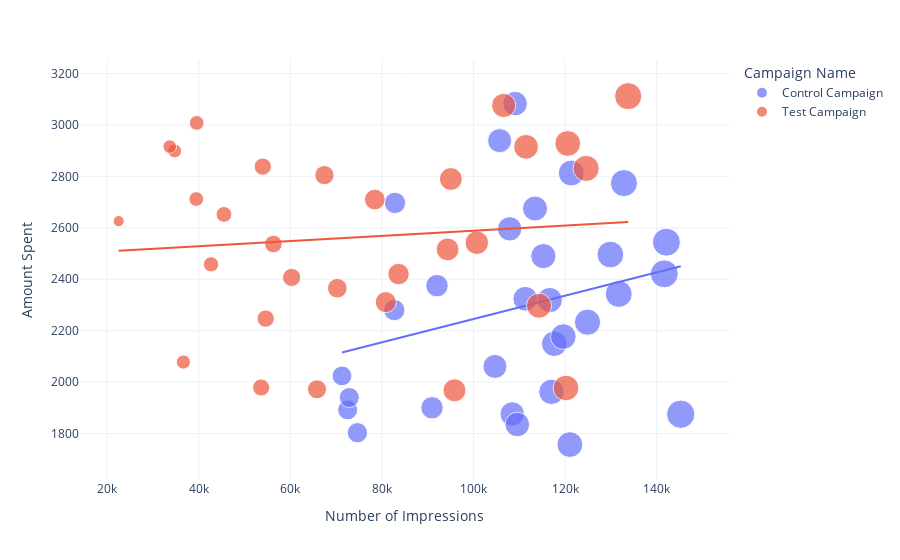

Notebook code for this chart:
### Markdown cell above
### Amount vs Number of Impressions

### Code cell
figure = px.scatter(data_frame = ab_data, 
                    x="Number of Impressions",
                    y="Amount Spent", 
                    size="Number of Impressions", 
                    color= "Campaign Name", 
                    trendline="ols")

figure.show()

### Figure 1 — Plotly figure (JSON) as saved in the notebook; plotly's stock layout.template omitted (floating-point values rounded to 4 significant figures)
{"data": [{"hovertemplate": "Campaign Name=Control Campaign<br>Number of Impressions=%{marker.size}<br>Amount Spent=%{y}<extra></extra>", "legendgroup": "Control Campaign", "marker": {"color": "#636efa", "size": [82702, 117624, 115247, 116639, 82847, 145248, 132845, 71274, 119612, 108452, 107890, 121040, 113430, 74654, 105705, 129880, 72515, 117006, 124897, 104678, 141654, 92029, 131711, 111306, 72878, 109600.0, 109076, 142123, 90939, 121332], "sizemode": "area", "sizeref": 363.1, "symbol": "circle"}, "mode": "markers", "name": "Control Campaign", "orientation": "v", "showlegend": true, "type": "scatter", "x": [82702, 117624, 115247, 116639, 82847, 145248, 132845, 71274, 119612, 108452, 107890, 121040, 113430, 74654, 105705, 129880, 72515, 117006, 124897, 104678, 141654, 92029, 131711, 111306, 72878, 109600.0, 109076, 142123, 90939, 121332], "xaxis": "x", "y": [2280, 2149, 2490, 2319, 2697, 1875, 2774, 2024, 2177, 1876, 2596, 1757, 2675, 1803, 2939, 2496, 1892, 1962, 2233, 2061, 2421, 2375, 2343, 2324, 1940, 1835, 3083, 2544, 1900, 2813], "yaxis": "y"}, {"hovertemplate": "<b>OLS trendline</b><br>Amount Spent = 0.00453629 * Number of Impressions + 1791.44<br>R<sup>2</sup>=0.069265<br><br>Campaign Name=Control Campaign<br>Number of Impressions=%{x}<br>Amount Spent=%{y} <b>(trend)</b><extra></extra>", "legendgroup": "Control Campaign", "marker": {"color": "#636efa", "symbol": "circle"}, "mode": "lines", "name": "Control Campaign", "showlegend": false, "type": "scatter", "x": [71274, 72515, 72878, 74654, 82702, 82847, 90939, 92029, 104678, 105705, 107890, 108452, 109076, 109600.0, 111306, 113430, 115247, 116639, 117006, 117624, 119612, 121040, 121332, 124897, 129880, 131711, 132845, 141654, 142123, 145248], "xaxis": "x", "y": [2115.0, 2120.0, 2122.0, 2130.0, 2167.0, 2167.0, 2204.0, 2209.0, 2266.0, 2271.0, 2281.0, 2283.0, 2286.0, 2288.0, 2296.0, 2306.0, 2314.0, 2321.0, 2322.0, 2325.0, 2334.0, 2341.0, 2342.0, 2358.0, 2381.0, 2389.0, 2394.0, 2434.0, 2436.0, 2450.0], "yaxis": "y"}, {"hovertemplate": "Campaign Name=Test Campaign<br>Number of Impressions=%{marker.size}<br>Amount Spent=%{y}<extra></extra>", "legendgroup": "Test Campaign", "marker": {"color": "#EF553B", "size": [39550, 95054, 83633, 124591, 65827, 56304, 94338, 106584, 95843, 53632, 22521, 100719, 39470, 133771, 34752, 60286, 36650, 120576, 80841, 111469, 54627, 67444, 70263, 120203, 78451, 114295, 42684, 53986, 33669, 45511], "sizemode": "area", "sizeref": 363.1, "symbol": "circle"}, "mode": "markers", "name": "Test Campaign", "orientation": "v", "showlegend": true, "type": "scatter", "x": [39550, 95054, 83633, 124591, 65827, 56304, 94338, 106584, 95843, 53632, 22521, 100719, 39470, 133771, 34752, 60286, 36650, 120576, 80841, 111469, 54627, 67444, 70263, 120203, 78451, 114295, 42684, 53986, 33669, 45511], "xaxis": "x", "y": [3008, 2790, 2420, 2831, 1972, 2537, 2516, 3076, 1968, 1979, 2626, 2542, 2712, 3112, 2899, 2407, 2078, 2928, 2311, 2915, 2247, 2805, 2365, 1977, 2710, 2297, 2458, 2838, 2916, 2652], "yaxis": "y"}, {"hovertemplate": "<b>OLS trendline</b><br>Amount Spent = 0.00100671 * Number of Impressions + 2487.98<br>R<sup>2</sup>=0.008600<br><br>Campaign Name=Test Campaign<br>Number of Impressions=%{x}<br>Amount Spent=%{y} <b>(trend)</b><extra></extra>", "legendgroup": "Test Campaign", "marker": {"color": "#EF553B", "symbol": "circle"}, "mode": "lines", "name": "Test Campaign", "showlegend": false, "type": "scatter", "x": [22521, 33669, 34752, 36650, 39470, 39550, 42684, 45511, 53632, 53986, 54627, 56304, 60286, 65827, 67444, 70263, 78451, 80841, 83633, 94338, 95054, 95843, 100719, 106584, 111469, 114295, 120203, 120576, 124591, 133771], "xaxis": "x", "y": [2511.0, 2522.0, 2523.0, 2525.0, 2528.0, 2528.0, 2531.0, 2534.0, 2542.0, 2542.0, 2543.0, 2545.0, 2549.0, 2554.0, 2556.0, 2559.0, 2567.0, 2569.0, 2572.0, 2583.0, 2584.0, 2584.0, 2589.0, 2595.0, 2600.0, 2603.0, 2609.0, 2609.0, 2613.0, 2623.0], "yaxis": "y"}], "layout": {"legend": {"itemsizing": "constant", "title": {"text": "Campaign Name"}, "tracegroupgap": 0}, "margin": {"t": 60}, "xaxis": {"anchor": "y", "domain": [0, 1], "title": {"text": "Number of Impressions"}}, "yaxis": {"anchor": "x", "domain": [0, 1], "title": {"text": "Amount Spent"}}}}
